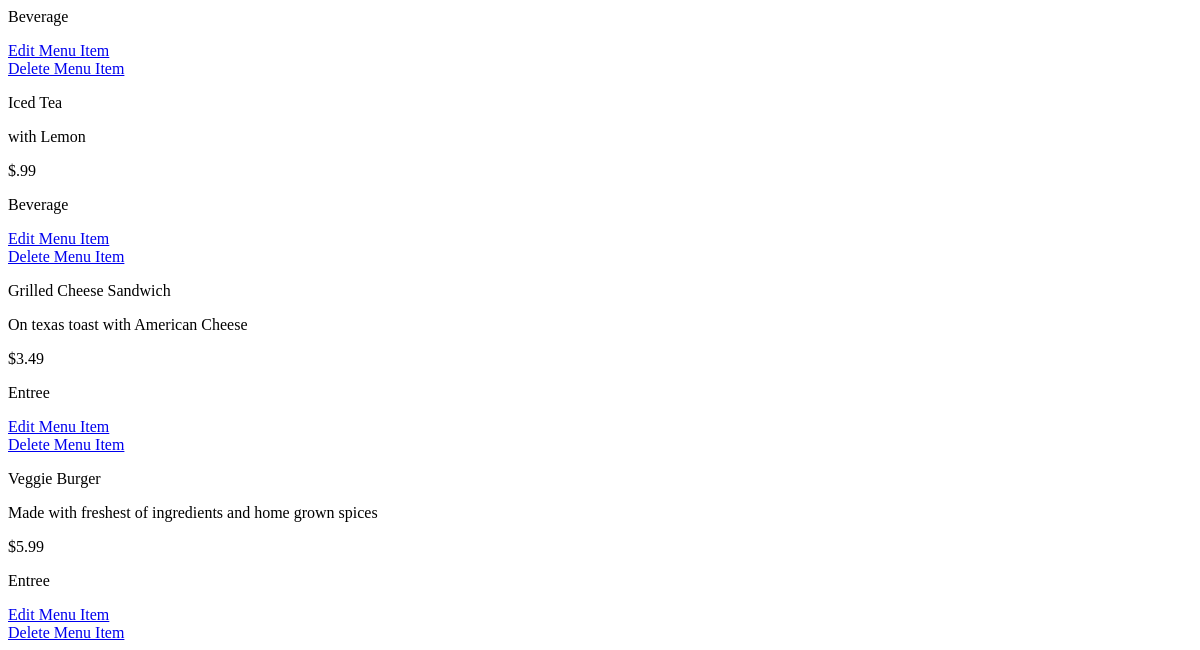
Page /restaurants/10/menu/ (lower part) on the earlier database version.
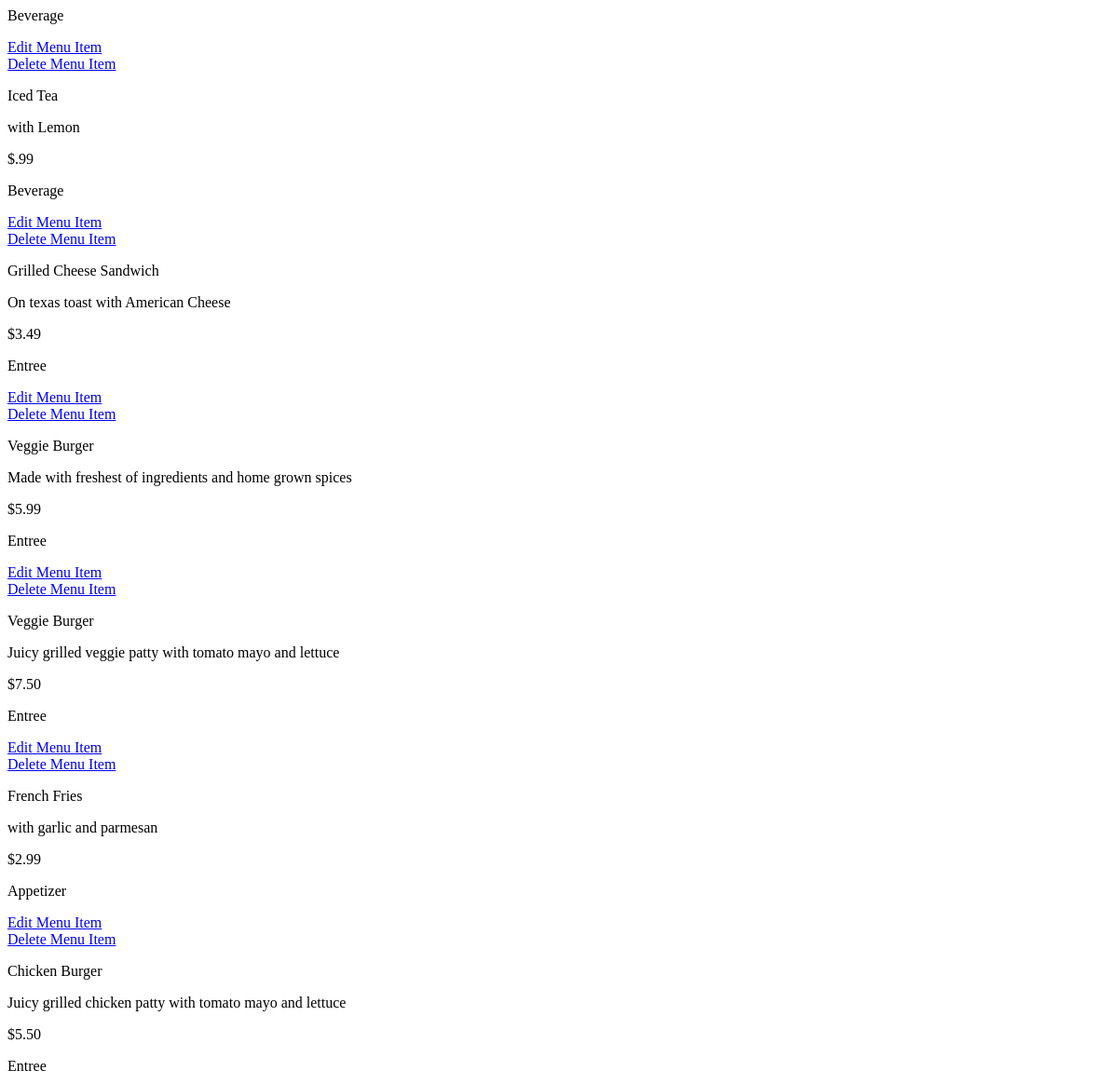
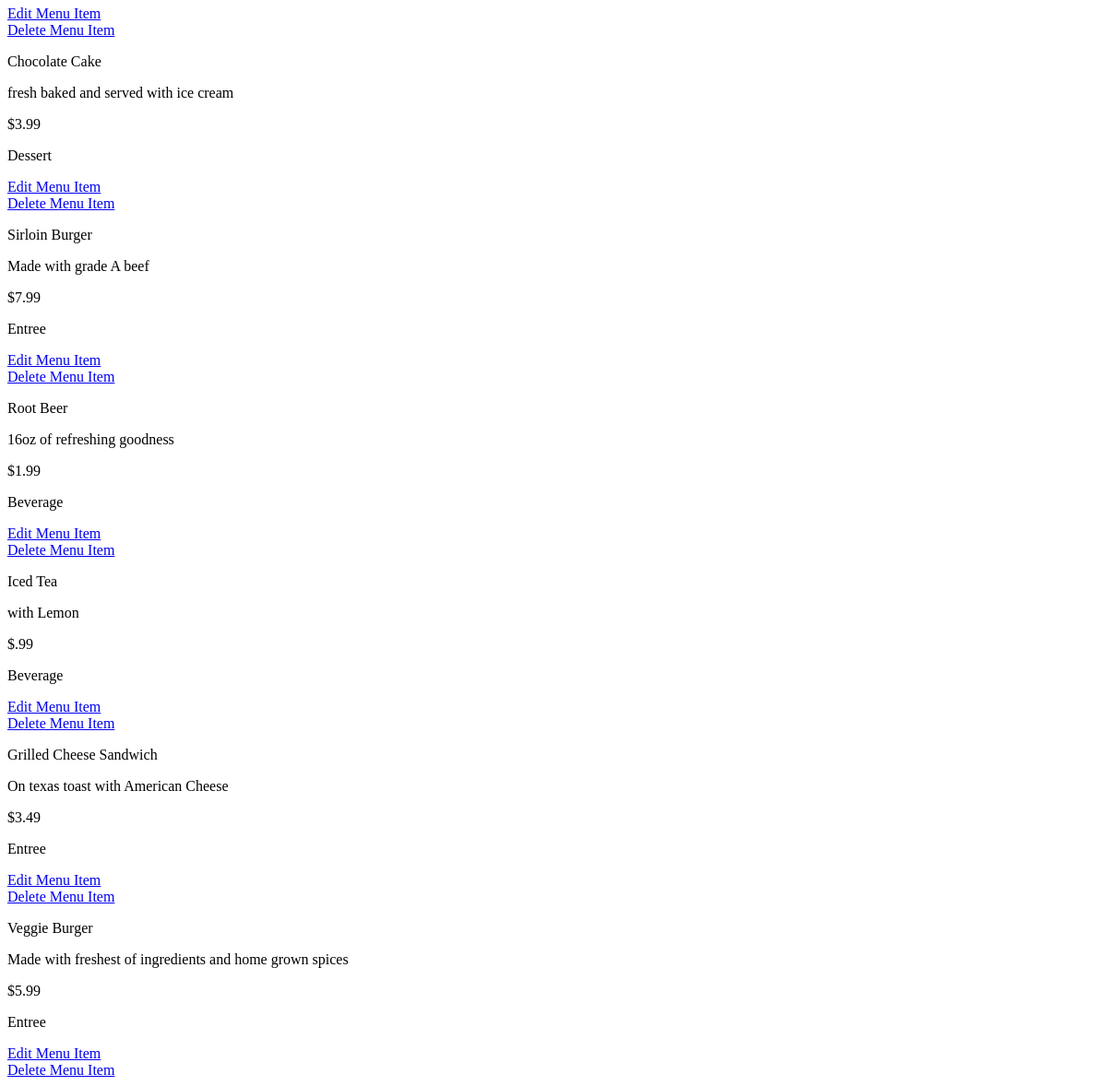
Same page on the later database version (2 pictures, top to bottom).
### database_setup.py (models this page shows, shortened)
class MenuItem(Base):
    __tablename__ = 'menu_item'
    name = Column(String(80), nullable=False)
    id = Column(Integer, primary_key=True)
    description = Column(String(250))
    price = Column(String(8))
    course = Column(String(250))
    restaurant_id = Column(Integer, ForeignKey('restaurant.id'))
    restaurant = relationship(Restaurant)

### project.py (the view)
@app.route('/restaurants/<int:restaurant_id>/menu/', methods=['GET', 'POST'])
def showMenu(restaurant_id):
    menu_items = session.query(MenuItem).filter_by(restaurant_id=restaurant_id).all()
    return render_template('menu.html', menu_items=menu_items)

### templates/menu.html (shortened to what this page needs)
<!DOCTYPE html>
<html lang="en">
<head>
</head>
<body>
{% for menu_item in menu_items %}
    <p>{{menu_item.name}}</p>
    <p>{{menu_item.description}}</p>
    <p>{{menu_item.price}}</p>
    <p>{{menu_item.course}}</p>
    <a href="{{url_for('editMenuItem', menu_id=menu_item.id, restaurant_id=menu_item.restaurant_id ) }}">Edit Menu Item</a></br>
    <a href="{{url_for('deleteMenuItem', menu_id=menu_item.id, restaurant_id=menu_item.restaurant_id ) }}">Delete Menu Item</a></br>
{% endfor %}
</body>
</html>

Differences in the rows shown:
added MenuItem: name "Veggie Burger", description "Juicy grilled veggie patty with tomato mayo and lettuce", price "$7.50", course "Entree"
added MenuItem: name "French Fries", description "with garlic and parmesan", price "$2.99", course "Appetizer"
added MenuItem: name "Chicken Burger", description "Juicy grilled chicken patty with tomato mayo and lettuce", price "$5.50", course "Entree"
added MenuItem: name "Chocolate Cake", description "fresh baked and served with ice cream", price "$3.99", course "Dessert"
added MenuItem: name "Sirloin Burger", description "Made with grade A beef", price "$7.99", course "Entree"
added MenuItem: name "Root Beer", description "16oz of refreshing goodness", price "$1.99", course "Beverage"
added MenuItem: name "Iced Tea", description "with Lemon", price "$.99", course "Beverage"
added MenuItem: name "Grilled Cheese Sandwich", description "On texas toast with American Cheese", price "$3.49", course "Entree"
added MenuItem: name "Veggie Burger", description "Made with freshest of ingredients and home grown spices", price "$5.99", course "Entree"
